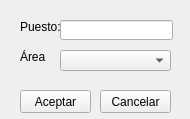
<?xml version="1.0" encoding="UTF-8"?>
<ui version="4.0">
 <class>Form</class>
 <widget class="QWidget" name="Form">
  <property name="geometry">
   <rect>
    <x>0</x>
    <y>0</y>
    <width>190</width>
    <height>119</height>
   </rect>
  </property>
  <property name="windowTitle">
   <string>Form</string>
  </property>
  <widget class="QLabel" name="label">
   <property name="geometry">
    <rect>
     <x>20</x>
     <y>20</y>
     <width>46</width>
     <height>13</height>
    </rect>
   </property>
   <property name="text">
    <string>Puesto:</string>
   </property>
  </widget>
  <widget class="QLabel" name="label_2">
   <property name="geometry">
    <rect>
     <x>20</x>
     <y>50</y>
     <width>46</width>
     <height>13</height>
    </rect>
   </property>
   <property name="text">
    <string>Área</string>
   </property>
  </widget>
  <widget class="QPushButton" name="pushButton">
   <property name="geometry">
    <rect>
     <x>20</x>
     <y>90</y>
     <width>71</width>
     <height>23</height>
    </rect>
   </property>
   <property name="text">
    <string>Aceptar</string>
   </property>
  </widget>
  <widget class="QPushButton" name="pushButton_2">
   <property name="geometry">
    <rect>
     <x>100</x>
     <y>90</y>
     <width>71</width>
     <height>23</height>
    </rect>
   </property>
   <property name="text">
    <string>Cancelar</string>
   </property>
  </widget>
  <widget class="QLineEdit" name="lineEdit">
   <property name="geometry">
    <rect>
     <x>60</x>
     <y>20</y>
     <width>113</width>
     <height>20</height>
    </rect>
   </property>
  </widget>
  <widget class="QComboBox" name="comboBox">
   <property name="geometry">
    <rect>
     <x>60</x>
     <y>50</y>
     <width>111</width>
     <height>21</height>
    </rect>
   </property>
  </widget>
 </widget>
 <resources/>
 <connections>
  <connection>
   <sender>pushButton</sender>
   <signal>clicked()</signal>
   <receiver>Form</receiver>
   <slot>agregarPuesto()</slot>
   <hints>
    <hint type="sourcelabel">
     <x>45</x>
     <y>101</y>
    </hint>
    <hint type="destinationlabel">
     <x>13</x>
     <y>98</y>
    </hint>
   </hints>
  </connection>
  <connection>
   <sender>pushButton_2</sender>
   <signal>clicked()</signal>
   <receiver>Form</receiver>
   <slot>cancelar()</slot>
   <hints>
    <hint type="sourcelabel">
     <x>161</x>
     <y>104</y>
    </hint>
    <hint type="destinationlabel">
     <x>180</x>
     <y>104</y>
    </hint>
   </hints>
  </connection>
 </connections>
 <slots>
  <slot>agregarPuesto()</slot>
  <slot>cancelar()</slot>
 </slots>
</ui>
